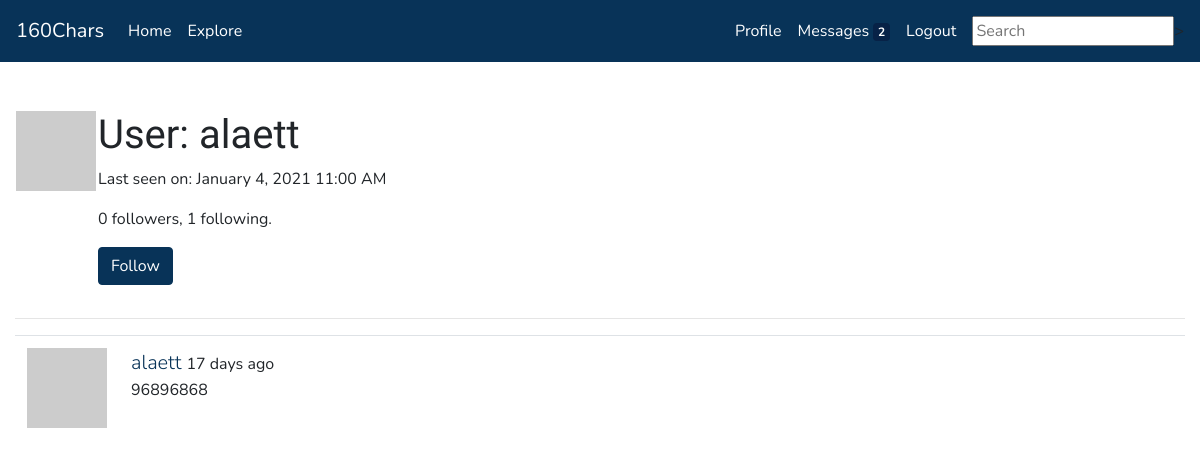
The page /user/alaett (signed in) on the database as committed earlier.
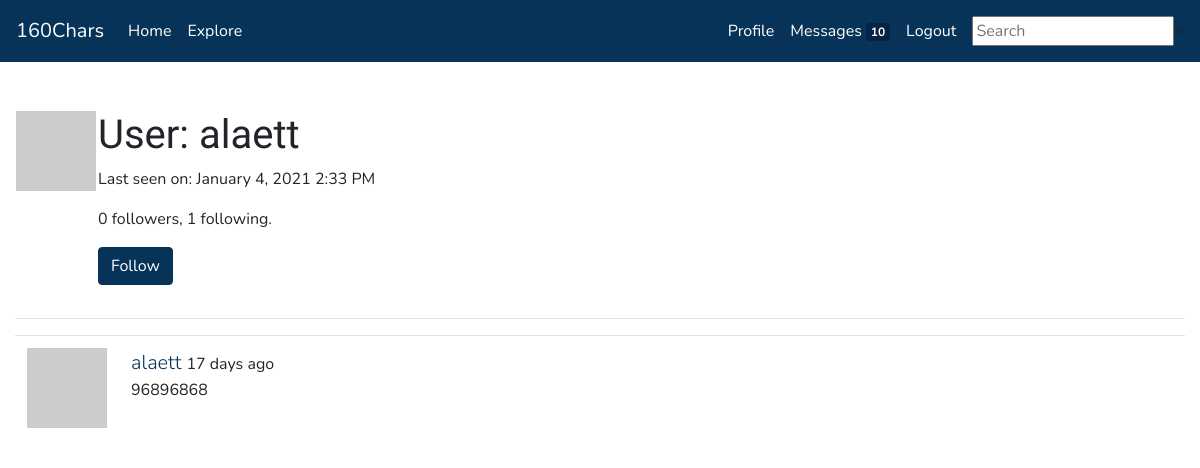
The same page on the database as committed later.
### app/models.py (models this page shows, shortened)
class User(UserMixin, db.Model):
    id = db.Column(db.Integer, primary_key=True)
    username = db.Column(db.String(64), index=True, unique=True)
    email = db.Column(db.String(120), index=True, unique=True)
    password_hash = db.Column(db.String(128))
    posts = db.relationship('Post', backref='author', lazy='dynamic')
    about_me = db.Column(db.String(160))
    last_seen = db.Column(db.DateTime, default=datetime.utcnow)
    followed = db.relationship(
        'User', secondary=followers,
        primaryjoin=(followers.c.follower_id == id),
        secondaryjoin=(followers.c.followed_id == id),
        backref=db.backref('followers', lazy='dynamic'), lazy='dynamic')
    messages_sent = db.relationship('Message',
                                        foreign_keys='Message.sender_id',
                                        backref='author', lazy='dynamic')
    messages_received = db.relationship('Message',
                                            foreign_keys='Message.recipient_id',
                                            backref='recipient', lazy='dynamic')
    last_message_read_time = db.Column(db.DateTime)
    notifications = db.relationship('Notification', backref='user',
                                    lazy='dynamic')
    def avatar(self, size):
        digest = md5(self.email.lower().encode('utf-8')).hexdigest()
        return 'https://www.gravatar.com/avatar/{}?d=identicon&s={}'.format(
            digest, size)
    def is_following(self, user):
        return self.followed.filter(
            followers.c.followed_id == user.id).count() > 0
    def new_messages(self):
        last_read_time = self.last_message_read_time or datetime(1900, 1, 1)
        return Message.query.filter_by(recipient=self).filter(
            Message.timestamp > last_read_time).count()

class SearchableMixin(object):
    @classmethod
    def search(cls, expression, page, per_page):
        ids, total = query_index(cls.__tablename__, expression, page, per_page)
        if total == 0:
            return cls.query.filter_by(id=0), 0
        when = []
        for i in range(len(ids)):
            when.append((ids[i], i))
        return cls.query.filter(cls.id.in_(ids)).order_by(
            db.case(when, value=cls.id)), total

class Post(SearchableMixin, db.Model):
    id = db.Column(db.Integer, primary_key=True)
    body = db.Column(db.String(160))
    timestamp = db.Column(db.DateTime, index=True, default=datetime.utcnow)
    user_id = db.Column(db.Integer, db.ForeignKey('user.id'))
    __searchable__ = ['body']

### app/main/routes.py (the view)
@bp.route('/user/<username>')
@login_required
def user(username):
    user = User.query.filter_by(username=username).first_or_404()
    page = request.args.get('page', 1, type=int)
    posts = user.posts.order_by(Post.timestamp.desc()).paginate(
        page, current_app.config['POSTS_PER_PAGE'], False)
    next_url = url_for('main.user', username=user.username, page=posts.next_num) \
        if posts.has_next else None
    prev_url = url_for('main.user', username=user.username, page=posts.prev_num) \
        if posts.has_prev else None
    form = EmptyForm()
    return render_template ('user.html', user=user, posts=posts.items, form=form,
                            next_url=next_url, prev_url=prev_url)

### app/main/forms.py
class SearchForm(FlaskForm):
    q = StringField('Search', validators=[DataRequired()])
    def __init__(self, *args, **kwargs):
        if 'formdata' not in kwargs:
            kwargs['formdata'] = request.args
        if 'csrf_enabled' not in kwargs:
            kwargs['csrf_enabled'] = False
        super(SearchForm, self).__init__(*args, **kwargs)

class EmptyForm(FlaskForm):
    submit = SubmitField('Submit')

### app/main/routes.py (called while the page is built)
@bp.before_app_request
def before_request():
    if current_user.is_authenticated:
        current_user.last_seen = datetime.utcnow()
        db.session.commit()
        g.search_form = SearchForm()

### app/models.py (called while the page is built)
@login.user_loader
def load_user(id):
    return User.query.get(int(id))

### app/templates/user.html (shortened to what this page needs)
{% extends 'base.html' %}
{% block content %}
<table>
    <tr valign="top">
        <td>
            <img src="{{ user.avatar(128) }}"></img><br>
        </td>
        <td>
            <h1>User: {{user.username}} </h1>
            {% if user.last_seen %}<p> Last seen on: {{ moment(user.last_seen).format('LLL') }}</p>{% endif %}
            <p>{{ user.followers.count() }} followers, {{ user.followed.count() }} following.</p>
            {% if user == current_user %}
            <p><a href="{{ url_for('main.edit_profile') }}">Edit your profile</a></p>
            {% elif not current_user.is_following(user) %}
            <p>
                <form action="{{ url_for('main.follow', username=user.username) }}" method="post">
                    {{ form.submit(value='Follow', class="btn btn-primary mt-auto") }}
                </form>
            </p>
            {% endif %}
        </td>
    </tr>
</table>
    <hr>
    {% for post in posts %}
        {% include '_post.html' %}
    {% endfor %}
{% endblock %}

### app/templates/base.html (shortened to what this page needs)
{% from 'bootstrap/utils.html' import render_messages, render_static %}
<!doctype html>
<html lang="en">
    <head>
        {% block head %}
        {% block styles %}
            {{ bootstrap.load_css() }}
            {{ render_static('css', 'theme.css', local=True) }}
        {% endblock %}
        {% endblock %}
    </head>
<body>
    {% block navbar %}
    <nav class="navbar navbar-expand-lg navbar-dark bg-primary" id="navbar1">
        <a class="navbar-brand" href="{{ url_for('main.index') }}">160Chars</a>
            <div class="collapse navbar-collapse" id="navbarSupportedContent">
                <ul class="navbar-nav mr-auto">
                    <li class="nav-item active">
                        <a class="nav-link" href="{{ url_for('main.index') }}">Home</a>
                    </li>
                    <li class="nav-item active">
                        <a class="nav-link" href="{{ url_for('main.explore') }}">Explore</a>
                    </li>
                </ul>
                <ul class="navbar-nav mr-sm-2">
                {% if current_user.is_anonymous %}
                    <li class="nav-item active">
                        <a class="nav-link" href="{{ url_for('auth.login') }}">Login</a>
                    </li>
                    <li class="nav-item active">
                        <a class="nav-link" href="{{ url_for('auth.register') }}">Register</a>
                    </li>
                {% else %}
                    <li class="nav-item active">
                        <a class="nav-link" href="{{ url_for('main.user', username=current_user.username) }}">Profile</a>
                    </li>
                    <li class="nav-item active">
                        <a class="nav-link" href="{{ url_for('main.messages') }}">Messages
                        {% set new_messages = current_user.new_messages() %}
                        {% if new_messages %}
                        <span id="message_count" class="badge badge-dark"
                        style="visibility: {% if new_messages %}visible
                                            {% else %}hidden {% endif %};">
                        {{ new_messages }}</span>
                        {% endif %}
                        </a>
                    </li>
                    <li class="nav-item active">
                        <a class="nav-link" href="{{ url_for('auth.logout') }}">Logout</a>
                    </li>
                {% endif %}
                </ul>
                {% if g.search_form %}
                <form class="form-inline my-2 my-lg-2" method="get" action="{{ url_for('main.search') }}">
                    <input class={{ g.search_form.q(size=20, class='form-control mr-sm-2',
                                    placeholder=g.search_form.q.label.text) }}
                </form>
                {% endif %}
            </div>
    </nav>
{% endblock %}
    <main class="container-fluid pt-5">
        {% block content %}{% endblock %}
    </main>
    </body>
</html>

### app/templates/_post.html (shortened to what this page needs)
<table class="table table-hover">
    <tr>
        <td width="70px">
            <a href="{{ url_for('main.user', username=post.author.username) }}">
                <img src="{{ post.author.avatar(70) }}" />
            </a>
        </td>
        <td>
            <span class="user_popup">
                <a class="lead" href="{{ url_for('main.user', username=post.author.username) }}">
                    {{ post.author.username }}
                </a>
            </span>
            {{ moment(post.timestamp).fromNow() }}
            <p>{{ post.body }}</p>
        </td>
    </tr>
</table>

Rows that differ between the two databases and show on the page:
changed User "alaett": last_seen "January 4, 2021 11:00 AM" → "January 4, 2021 2:33 PM"
Other text that changed with them:
{{ new_messages }}: "2" → "10"
